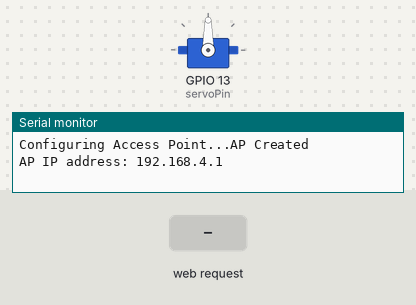
The sketch below on a simulated ESP32. Parts: servo, the last lines printed to the serial monitor. The test bench sets the inputs (shaded band).

Above: at 1.2 s.
1.3 s: HTTP request GET /open received
At 2.2 s:
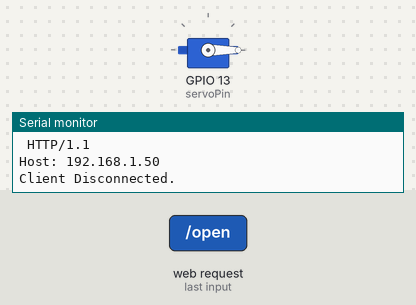
2.8 s: HTTP request GET /close received
At 3.4 s:
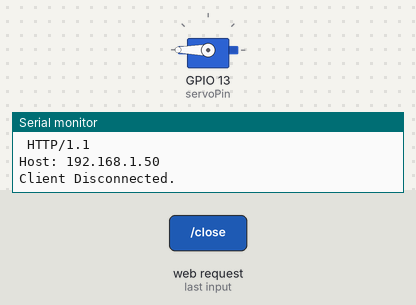
Timing chart, 0 to 5.8 s (numbered marks = the images above; inputs shaded):
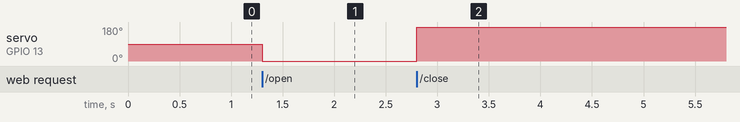

Measured:
- after the input at 1.3 s, servo on GPIO 13 (servoPin): 90° → 0° at once
- after the input at 2.8 s, servo on GPIO 13 (servoPin): 0° → 180° at once

The sketch:

sketch_jan20a.ino
```cpp
#include <WiFi.h>
#include <ESP32Servo.h>

const char* ssid = "ESP32-Gripper";
const char* password = "12345678";

WiFiServer server(80);
Servo myservo;

// Pin configuration
const int servoPin = 13;

// Servo angles
const int openAngle = 0;
const int closeAngle = 180;

void setup() {
  Serial.begin(115200);

  // Allow allocation of all timers
  ESP32PWM::allocateTimer(0);
  ESP32PWM::allocateTimer(1);
  ESP32PWM::allocateTimer(2);
  ESP32PWM::allocateTimer(3);

  myservo.setPeriodHertz(50);    // standard 50 hz servo
  myservo.attach(servoPin, 1000, 2000); // attach the servo on pin 18 to the servo object

  // Create WiFi Access Point
  Serial.println();
  Serial.print("Configuring Access Point...");

  // You can remove the password argument to make it an open network
  WiFi.softAP(ssid, password);

  Serial.println("AP Created");
  Serial.print("AP IP address: ");
  Serial.println(WiFi.softAPIP());

  server.begin();
}

void loop() {
  WiFiClient client = server.available();   // listen for incoming clients

  if (client) {                             // if you get a client,
    Serial.println("New Client.");           // print a message out the serial port
    String currentLine = "";                // make a String to hold incoming data from the client
    while (client.connected()) {            // loop while the client's connected
      if (client.available()) {             // if there's bytes to read from the client,
        char c = client.read();             // read a byte, then
        Serial.write(c);                    // print it out the serial monitor
        if (c == '\n') {                    // if the byte is a newline character

          // if the current line is blank, you got two newline characters in a row.
          // that's the end of the client HTTP request, so send a response:
          if (currentLine.length() == 0) {
            // HTTP headers always start with a response code (e.g. HTTP/1.1 200 OK)
            // and a content-type so the client knows what's coming, then a blank line:
            client.println("HTTP/1.1 200 OK");
            client.println("Content-type:text/html");
            client.println();

            // the content of the HTTP response follows the header:
            client.print("Click <a href=\"/open\">here</a> to open gripper.<br>");
            client.print("Click <a href=\"/close\">here</a> to close gripper.<br>");

            // The HTTP response ends with another blank line:
            client.println();
            break;
          } else {    // if you got a newline, then clear currentLine:
            currentLine = "";
          }
        } else if (c != '\r') {  // if you got anything else but a carriage return character,
          currentLine += c;      // add it to the end of the currentLine
        }

        // Check to see if the client request was "GET /open" or "GET /close":
        if (currentLine.endsWith("GET /open")) {
          myservo.write(openAngle);
          Serial.println("Gripper OPEN");
        }
        if (currentLine.endsWith("GET /close")) {
          myservo.write(closeAngle);
          Serial.println("Gripper CLOSED");
        }
      }
    }
    // close the connection:
    client.stop();
    Serial.println("Client Disconnected.");
  }
}
```
